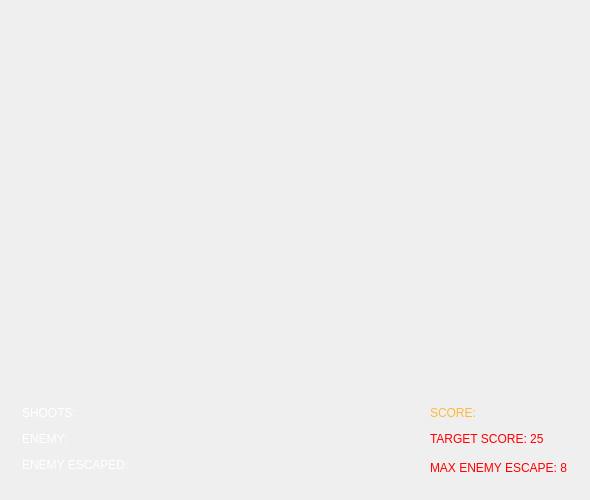
<?xml version="1.0" encoding="UTF-8"?>
<ui version="4.0">
 <class>Widget</class>
 <widget class="QWidget" name="Widget">
  <property name="windowModality">
   <enum>Qt::NonModal</enum>
  </property>
  <property name="geometry">
   <rect>
    <x>0</x>
    <y>0</y>
    <width>590</width>
    <height>500</height>
   </rect>
  </property>
  <property name="sizePolicy">
   <sizepolicy hsizetype="Fixed" vsizetype="Fixed">
    <horstretch>0</horstretch>
    <verstretch>0</verstretch>
   </sizepolicy>
  </property>
  <property name="minimumSize">
   <size>
    <width>590</width>
    <height>500</height>
   </size>
  </property>
  <property name="maximumSize">
   <size>
    <width>590</width>
    <height>500</height>
   </size>
  </property>
  <property name="windowIcon">
   <iconset resource="sescape.qrc">
    <normaloff>:/images/shoot.png</normaloff>:/images/shoot.png</iconset>
  </property>
  <property name="autoFillBackground">
   <bool>false</bool>
  </property>
  <property name="styleSheet">
   <string notr="true">QWidget{
	color: rgb(255, 255, 255);
}
</string>
  </property>
  <layout class="QGridLayout" name="gridLayout_2">
   <item row="0" column="0">
    <spacer name="verticalSpacer">
     <property name="orientation">
      <enum>Qt::Vertical</enum>
     </property>
     <property name="sizeHint" stdset="0">
      <size>
       <width>20</width>
       <height>304</height>
      </size>
     </property>
    </spacer>
   </item>
   <item row="1" column="0">
    <widget class="QWidget" name="widget" native="true">
     <property name="styleSheet">
      <string notr="true"/>
     </property>
     <layout class="QGridLayout" name="gridLayout">
      <item row="0" column="0">
       <widget class="QLabel" name="label">
        <property name="palette">
         <palette>
          <active>
           <colorrole role="WindowText">
            <brush brushstyle="SolidPattern">
             <color alpha="255">
              <red>255</red>
              <green>255</green>
              <blue>255</blue>
             </color>
            </brush>
           </colorrole>
           <colorrole role="Button">
            <brush brushstyle="SolidPattern">
             <color alpha="255">
              <red>3</red>
              <green>3</green>
              <blue>3</blue>
             </color>
            </brush>
           </colorrole>
           <colorrole role="Text">
            <brush brushstyle="SolidPattern">
             <color alpha="255">
              <red>255</red>
              <green>255</green>
              <blue>255</blue>
             </color>
            </brush>
           </colorrole>
           <colorrole role="ButtonText">
            <brush brushstyle="SolidPattern">
             <color alpha="255">
              <red>255</red>
              <green>255</green>
              <blue>255</blue>
             </color>
            </brush>
           </colorrole>
           <colorrole role="Base">
            <brush brushstyle="SolidPattern">
             <color alpha="255">
              <red>3</red>
              <green>3</green>
              <blue>3</blue>
             </color>
            </brush>
           </colorrole>
           <colorrole role="Window">
            <brush brushstyle="SolidPattern">
             <color alpha="255">
              <red>3</red>
              <green>3</green>
              <blue>3</blue>
             </color>
            </brush>
           </colorrole>
          </active>
          <inactive>
           <colorrole role="WindowText">
            <brush brushstyle="SolidPattern">
             <color alpha="255">
              <red>255</red>
              <green>255</green>
              <blue>255</blue>
             </color>
            </brush>
           </colorrole>
           <colorrole role="Button">
            <brush brushstyle="SolidPattern">
             <color alpha="255">
              <red>3</red>
              <green>3</green>
              <blue>3</blue>
             </color>
            </brush>
           </colorrole>
           <colorrole role="Text">
            <brush brushstyle="SolidPattern">
             <color alpha="255">
              <red>255</red>
              <green>255</green>
              <blue>255</blue>
             </color>
            </brush>
           </colorrole>
           <colorrole role="ButtonText">
            <brush brushstyle="SolidPattern">
             <color alpha="255">
              <red>255</red>
              <green>255</green>
              <blue>255</blue>
             </color>
            </brush>
           </colorrole>
           <colorrole role="Base">
            <brush brushstyle="SolidPattern">
             <color alpha="255">
              <red>3</red>
              <green>3</green>
              <blue>3</blue>
             </color>
            </brush>
           </colorrole>
           <colorrole role="Window">
            <brush brushstyle="SolidPattern">
             <color alpha="255">
              <red>3</red>
              <green>3</green>
              <blue>3</blue>
             </color>
            </brush>
           </colorrole>
          </inactive>
          <disabled>
           <colorrole role="WindowText">
            <brush brushstyle="SolidPattern">
             <color alpha="255">
              <red>255</red>
              <green>255</green>
              <blue>255</blue>
             </color>
            </brush>
           </colorrole>
           <colorrole role="Button">
            <brush brushstyle="SolidPattern">
             <color alpha="255">
              <red>3</red>
              <green>3</green>
              <blue>3</blue>
             </color>
            </brush>
           </colorrole>
           <colorrole role="Text">
            <brush brushstyle="SolidPattern">
             <color alpha="255">
              <red>255</red>
              <green>255</green>
              <blue>255</blue>
             </color>
            </brush>
           </colorrole>
           <colorrole role="ButtonText">
            <brush brushstyle="SolidPattern">
             <color alpha="255">
              <red>255</red>
              <green>255</green>
              <blue>255</blue>
             </color>
            </brush>
           </colorrole>
           <colorrole role="Base">
            <brush brushstyle="SolidPattern">
             <color alpha="255">
              <red>3</red>
              <green>3</green>
              <blue>3</blue>
             </color>
            </brush>
           </colorrole>
           <colorrole role="Window">
            <brush brushstyle="SolidPattern">
             <color alpha="255">
              <red>3</red>
              <green>3</green>
              <blue>3</blue>
             </color>
            </brush>
           </colorrole>
          </disabled>
         </palette>
        </property>
        <property name="styleSheet">
         <string notr="true">label{
color:white;qradialgradient(spread:pad, cx:0.5, cy:0.5, radius:0.5, fx:0.5, fy:0.5, stop:0 rgba(255, 235, 235, 206), stop:0.35 rgba(255, 188, 188, 80), stop:0.4 rgba(255, 162, 162, 80), stop:0.425 rgba(255, 132, 132, 156), stop:0.44 rgba(252, 128, 128, 80), stop:1 rgba(255, 255, 255, 0))
}</string>
        </property>
        <property name="text">
         <string>SHOOTS:</string>
        </property>
       </widget>
      </item>
      <item row="0" column="2">
       <widget class="QLabel" name="label_3">
        <property name="styleSheet">
         <string notr="true">
color:rgb(255, 183, 58);
</string>
        </property>
        <property name="text">
         <string>SCORE:</string>
        </property>
       </widget>
      </item>
      <item row="1" column="2" rowspan="3">
       <widget class="QLabel" name="label_5">
        <property name="palette">
         <palette>
          <active>
           <colorrole role="WindowText">
            <brush brushstyle="SolidPattern">
             <color alpha="255">
              <red>255</red>
              <green>0</green>
              <blue>0</blue>
             </color>
            </brush>
           </colorrole>
           <colorrole role="Button">
            <brush brushstyle="SolidPattern">
             <color alpha="255">
              <red>3</red>
              <green>3</green>
              <blue>3</blue>
             </color>
            </brush>
           </colorrole>
           <colorrole role="Text">
            <brush brushstyle="SolidPattern">
             <color alpha="255">
              <red>255</red>
              <green>0</green>
              <blue>0</blue>
             </color>
            </brush>
           </colorrole>
           <colorrole role="ButtonText">
            <brush brushstyle="SolidPattern">
             <color alpha="255">
              <red>255</red>
              <green>0</green>
              <blue>0</blue>
             </color>
            </brush>
           </colorrole>
           <colorrole role="Base">
            <brush brushstyle="SolidPattern">
             <color alpha="255">
              <red>3</red>
              <green>3</green>
              <blue>3</blue>
             </color>
            </brush>
           </colorrole>
           <colorrole role="Window">
            <brush brushstyle="SolidPattern">
             <color alpha="255">
              <red>3</red>
              <green>3</green>
              <blue>3</blue>
             </color>
            </brush>
           </colorrole>
          </active>
          <inactive>
           <colorrole role="WindowText">
            <brush brushstyle="SolidPattern">
             <color alpha="255">
              <red>255</red>
              <green>0</green>
              <blue>0</blue>
             </color>
            </brush>
           </colorrole>
           <colorrole role="Button">
            <brush brushstyle="SolidPattern">
             <color alpha="255">
              <red>3</red>
              <green>3</green>
              <blue>3</blue>
             </color>
            </brush>
           </colorrole>
           <colorrole role="Text">
            <brush brushstyle="SolidPattern">
             <color alpha="255">
              <red>255</red>
              <green>0</green>
              <blue>0</blue>
             </color>
            </brush>
           </colorrole>
           <colorrole role="ButtonText">
            <brush brushstyle="SolidPattern">
             <color alpha="255">
              <red>255</red>
              <green>0</green>
              <blue>0</blue>
             </color>
            </brush>
           </colorrole>
           <colorrole role="Base">
            <brush brushstyle="SolidPattern">
             <color alpha="255">
              <red>3</red>
              <green>3</green>
              <blue>3</blue>
             </color>
            </brush>
           </colorrole>
           <colorrole role="Window">
            <brush brushstyle="SolidPattern">
             <color alpha="255">
              <red>3</red>
              <green>3</green>
              <blue>3</blue>
             </color>
            </brush>
           </colorrole>
          </inactive>
          <disabled>
           <colorrole role="WindowText">
            <brush brushstyle="SolidPattern">
             <color alpha="255">
              <red>255</red>
              <green>0</green>
              <blue>0</blue>
             </color>
            </brush>
           </colorrole>
           <colorrole role="Button">
            <brush brushstyle="SolidPattern">
             <color alpha="255">
              <red>3</red>
              <green>3</green>
              <blue>3</blue>
             </color>
            </brush>
           </colorrole>
           <colorrole role="Text">
            <brush brushstyle="SolidPattern">
             <color alpha="255">
              <red>255</red>
              <green>0</green>
              <blue>0</blue>
             </color>
            </brush>
           </colorrole>
           <colorrole role="ButtonText">
            <brush brushstyle="SolidPattern">
             <color alpha="255">
              <red>255</red>
              <green>0</green>
              <blue>0</blue>
             </color>
            </brush>
           </colorrole>
           <colorrole role="Base">
            <brush brushstyle="SolidPattern">
             <color alpha="255">
              <red>3</red>
              <green>3</green>
              <blue>3</blue>
             </color>
            </brush>
           </colorrole>
           <colorrole role="Window">
            <brush brushstyle="SolidPattern">
             <color alpha="255">
              <red>3</red>
              <green>3</green>
              <blue>3</blue>
             </color>
            </brush>
           </colorrole>
          </disabled>
         </palette>
        </property>
        <property name="styleSheet">
         <string notr="true">color: rgb(255, 0, 0);</string>
        </property>
        <property name="text">
         <string>TARGET SCORE: 25</string>
        </property>
       </widget>
      </item>
      <item row="3" column="0" rowspan="2">
       <widget class="QLabel" name="label_4">
        <property name="styleSheet">
         <string notr="true">
color:white;
</string>
        </property>
        <property name="text">
         <string>ENEMY ESCAPED:</string>
        </property>
       </widget>
      </item>
      <item row="4" column="1">
       <spacer name="horizontalSpacer">
        <property name="orientation">
         <enum>Qt::Horizontal</enum>
        </property>
        <property name="sizeHint" stdset="0">
         <size>
          <width>40</width>
          <height>20</height>
         </size>
        </property>
       </spacer>
      </item>
      <item row="4" column="2">
       <widget class="QLabel" name="label_6">
        <property name="palette">
         <palette>
          <active>
           <colorrole role="WindowText">
            <brush brushstyle="SolidPattern">
             <color alpha="255">
              <red>255</red>
              <green>0</green>
              <blue>0</blue>
             </color>
            </brush>
           </colorrole>
           <colorrole role="Button">
            <brush brushstyle="SolidPattern">
             <color alpha="255">
              <red>3</red>
              <green>3</green>
              <blue>3</blue>
             </color>
            </brush>
           </colorrole>
           <colorrole role="Text">
            <brush brushstyle="SolidPattern">
             <color alpha="255">
              <red>255</red>
              <green>0</green>
              <blue>0</blue>
             </color>
            </brush>
           </colorrole>
           <colorrole role="ButtonText">
            <brush brushstyle="SolidPattern">
             <color alpha="255">
              <red>255</red>
              <green>0</green>
              <blue>0</blue>
             </color>
            </brush>
           </colorrole>
           <colorrole role="Base">
            <brush brushstyle="SolidPattern">
             <color alpha="255">
              <red>3</red>
              <green>3</green>
              <blue>3</blue>
             </color>
            </brush>
           </colorrole>
           <colorrole role="Window">
            <brush brushstyle="SolidPattern">
             <color alpha="255">
              <red>3</red>
              <green>3</green>
              <blue>3</blue>
             </color>
            </brush>
           </colorrole>
          </active>
          <inactive>
           <colorrole role="WindowText">
            <brush brushstyle="SolidPattern">
             <color alpha="255">
              <red>255</red>
              <green>0</green>
              <blue>0</blue>
             </color>
            </brush>
           </colorrole>
           <colorrole role="Button">
            <brush brushstyle="SolidPattern">
             <color alpha="255">
              <red>3</red>
              <green>3</green>
              <blue>3</blue>
             </color>
            </brush>
           </colorrole>
           <colorrole role="Text">
            <brush brushstyle="SolidPattern">
             <color alpha="255">
              <red>255</red>
              <green>0</green>
              <blue>0</blue>
             </color>
            </brush>
           </colorrole>
           <colorrole role="ButtonText">
            <brush brushstyle="SolidPattern">
             <color alpha="255">
              <red>255</red>
              <green>0</green>
              <blue>0</blue>
             </color>
            </brush>
           </colorrole>
           <colorrole role="Base">
            <brush brushstyle="SolidPattern">
             <color alpha="255">
              <red>3</red>
              <green>3</green>
              <blue>3</blue>
             </color>
            </brush>
           </colorrole>
           <colorrole role="Window">
            <brush brushstyle="SolidPattern">
             <color alpha="255">
              <red>3</red>
              <green>3</green>
              <blue>3</blue>
             </color>
            </brush>
           </colorrole>
          </inactive>
          <disabled>
           <colorrole role="WindowText">
            <brush brushstyle="SolidPattern">
             <color alpha="255">
              <red>255</red>
              <green>0</green>
              <blue>0</blue>
             </color>
            </brush>
           </colorrole>
           <colorrole role="Button">
            <brush brushstyle="SolidPattern">
             <color alpha="255">
              <red>3</red>
              <green>3</green>
              <blue>3</blue>
             </color>
            </brush>
           </colorrole>
           <colorrole role="Text">
            <brush brushstyle="SolidPattern">
             <color alpha="255">
              <red>255</red>
              <green>0</green>
              <blue>0</blue>
             </color>
            </brush>
           </colorrole>
           <colorrole role="ButtonText">
            <brush brushstyle="SolidPattern">
             <color alpha="255">
              <red>255</red>
              <green>0</green>
              <blue>0</blue>
             </color>
            </brush>
           </colorrole>
           <colorrole role="Base">
            <brush brushstyle="SolidPattern">
             <color alpha="255">
              <red>3</red>
              <green>3</green>
              <blue>3</blue>
             </color>
            </brush>
           </colorrole>
           <colorrole role="Window">
            <brush brushstyle="SolidPattern">
             <color alpha="255">
              <red>3</red>
              <green>3</green>
              <blue>3</blue>
             </color>
            </brush>
           </colorrole>
          </disabled>
         </palette>
        </property>
        <property name="styleSheet">
         <string notr="true">color: rgb(255, 0, 0);</string>
        </property>
        <property name="text">
         <string>MAX ENEMY ESCAPE: 8</string>
        </property>
       </widget>
      </item>
      <item row="2" column="0">
       <widget class="QLabel" name="label_2">
        <property name="styleSheet">
         <string notr="true">
color:white;
</string>
        </property>
        <property name="text">
         <string>ENEMY:</string>
        </property>
       </widget>
      </item>
     </layout>
    </widget>
   </item>
  </layout>
 </widget>
 <layoutdefault spacing="6" margin="11"/>
 <resources>
  <include location="sescape.qrc"/>
 </resources>
 <connections/>
</ui>
